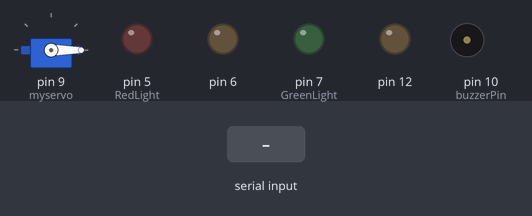
This sketch was run on a simulated Arduino Uno, built with avr-gcc and run on an emulated ATmega328P. On the bench: servo, output pins drawn as LEDs (lit = HIGH), buzzer (waves = sounding). The test bench sets the inputs (shaded band). What the sketch prints to the serial monitor is not drawn.

Above: at 1.2 s.
1.3 s: "1" received over Serial
At 2.3 s:
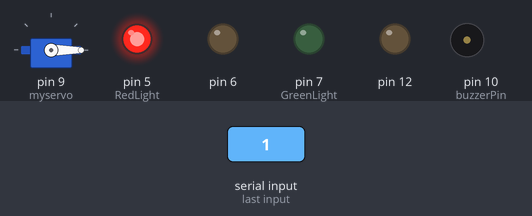
At 8.3 s:
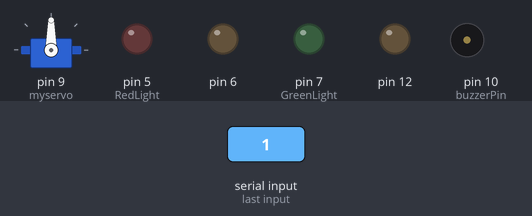
Timing chart, 0 to 14.3 s (numbered marks = the images above; inputs shaded):
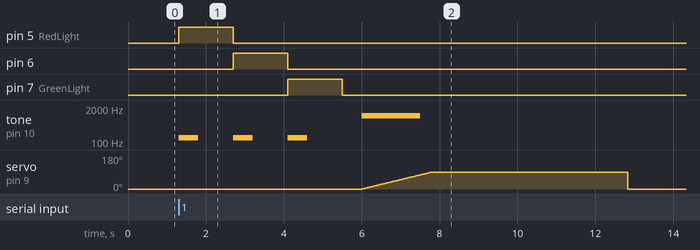

Measured:
- after the input at 1.3 s, pin 5 (RedLight): LOW → HIGH at once, → LOW 1.4 s later; pin 6: LOW → HIGH after 1.4 s, → LOW 1.4 s later

The sketch:

traffic_light3.ino
```cpp
#include <Servo.h>
#include <Ultrasonic.h>
Servo myservo;

int RedLight=5;
int GreenLight=7;
int buzzerPin=10;

Ultrasonic ultrasonic(12, 13);
byte distance;
int circle=3;

void setup() {
  // put your setup code here, to run once:
  Serial.begin(115200);
  pinMode(7,OUTPUT);
  pinMode(6,OUTPUT);
  pinMode(5,OUTPUT);
  digitalWrite(7,LOW);
  digitalWrite(6,LOW);
  digitalWrite(5,LOW);
  if (digitalRead(RedLight) == LOW){
      Serial.print("輸入任一值為開始:\n");
  }
  // 設定SG90
  myservo.attach(9);
  myservo.write(0);
  // 設定蜂鳴器
  pinMode(buzzerPin, OUTPUT);

}


void loop() {

  // put your main code here, to run repeatedly:

      int val=int (Serial.read());
      if (val>0){
        for (byte i=5;i<8;i++) {
        byte buzz= 400;
        tone(buzzerPin, buzz, 500);
        digitalWrite(i,HIGH);
        delay(1400);
        digitalWrite(i,LOW);
        buzz+=200;
      }

        delay(500);
        unsigned long digits=digitalRead(GreenLight);
        if (digits==LOW){
            tone(buzzerPin, 1000, 1500);
            SG90action();
          }

  delay(1000);
      }
 }

void SG90action(){

    for(int i = 0; i <= 90; i+=1){
    myservo.write(i);
    delay(20);
  }
  delay(5000);
  myservo.write(0);
}
```
